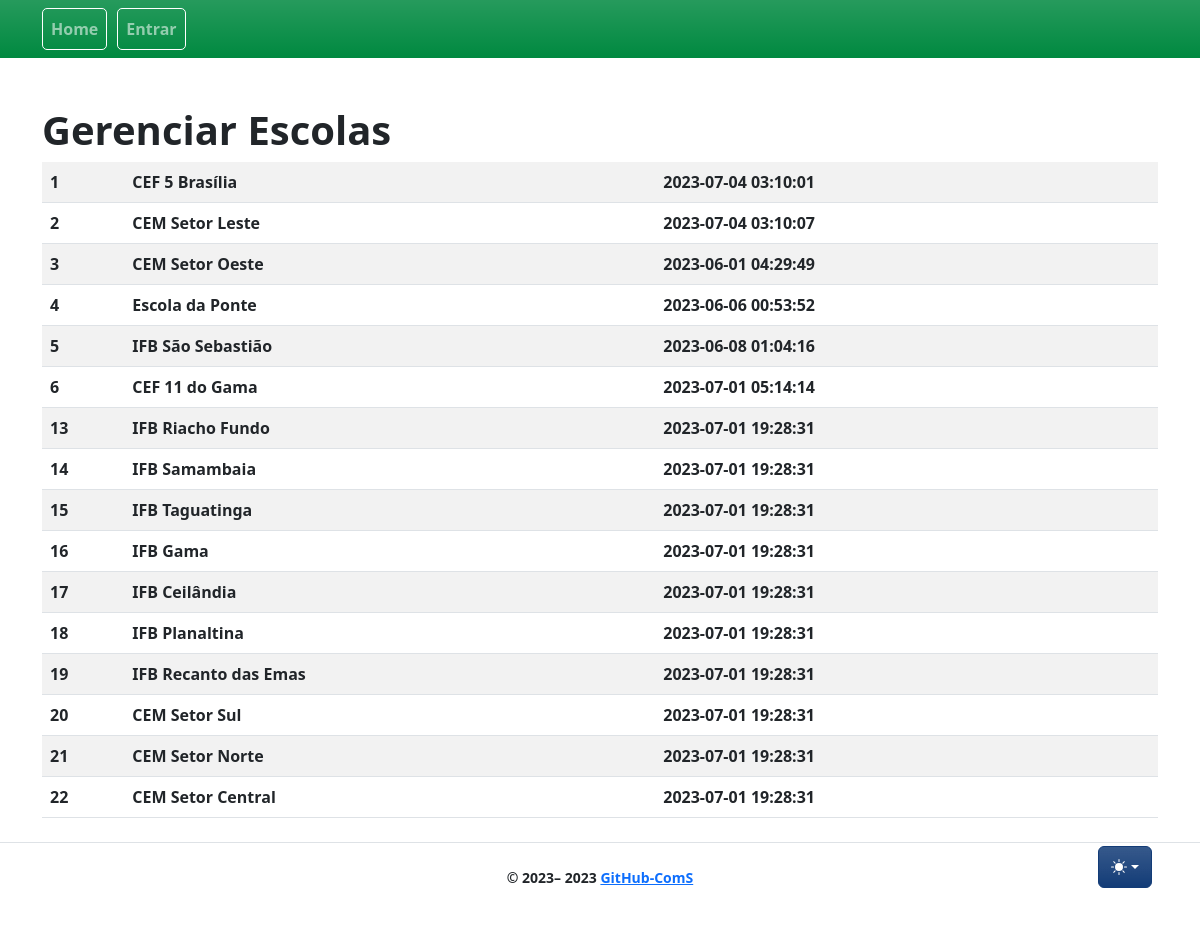
Screenshot of /schools/ with the database file from the repository.
### app/models/school.py (models this page shows, shortened)
class School(db.Model):
    __tablename__ = "school"
    id = db.Column(db.Integer, primary_key=True)
    title = db.Column(db.String)
    description = db.Column(db.String)
    created_at = db.Column(db.DateTime, nullable=False, default=func.now())
    updated_at = db.Column(
        db.DateTime, nullable=False, default=func.now(), onupdate=func.now()
        )

### app/controllers/schools_controllers.py (the view)
@bp.route("/", methods=["GET"])
def index():
    schools = School.query.all()
    return render_template(_j.index, entities=schools, **properties)

### app/templates/schools/index.jinja2 (shortened to what this page needs)
{% extends "base.jinja2" %}
{% from 'bootstrap5/utils.html' import render_icon %}
{% from 'macros/component_confirm_modal.jinja2' import confirmModalMacro, confirmModalScript %}
{% block head %}
{{ super() }}
{% endblock %}
{% block content %}
<div class="table-wrapper">
    <div class="table-title">
        <div class="row">
            <div class="col-sm-6">
                <h1>Gerenciar {{collection_name}}</h1>
            </div>
            <div class="col-sm-6">
            </div>
        </div>
    </div>
    <table class="table table-striped table-hover">
        <tbody>
            {% for entity in entities %}
            <tr>
                {% for field in list_fields %}
                <td>{{ entity[field] }}</td>
                {% endfor %}
                <td>
                    <a class="btn" href="{{ url_for('schools.show', id=entity.id) }}" title="View"> {{
                        render_icon('search') }} </a>
                </td>
            </tr>
            {% endfor %}
        </tbody>
    </table>
</div>
{% endblock %}

### rows the page displays
School: id "1" "CEF 5 Brasília" "2023-07-04 03:10:01"
School: id "2" "CEM Setor Leste" "2023-07-04 03:10:07"
School: id "3" "CEM Setor Oeste" "2023-06-01 04:29:49"
School: id "4" "Escola da Ponte" "2023-06-06 00:53:52"
School: id "5" "IFB São Sebastião" "2023-06-08 01:04:16"
School: id "6" "CEF 11 do Gama" "2023-07-01 05:14:14"
School: id "13" "IFB Riacho Fundo" "2023-07-01 19:28:31"
School: id "14" "IFB Samambaia" "2023-07-01 19:28:31"
School: id "15" "IFB Taguatinga" "2023-07-01 19:28:31"
School: id "16" "IFB Gama" "2023-07-01 19:28:31"
School: id "17" "IFB Ceilândia" "2023-07-01 19:28:31"
School: id "18" "IFB Planaltina" "2023-07-01 19:28:31"
School: id "19" "IFB Recanto das Emas" "2023-07-01 19:28:31"
School: id "20" "CEM Setor Sul" "2023-07-01 19:28:31"
School: id "21" "CEM Setor Norte" "2023-07-01 19:28:31"
School: id "22" "CEM Setor Central" "2023-07-01 19:28:31"

### other values shown
{{ render_nav_item('main.index', 'Home') }} "Home"
{{ render_nav_item('auth.login', 'Entrar') }} "Entrar"
{{ collection_name }} "Escolas"
